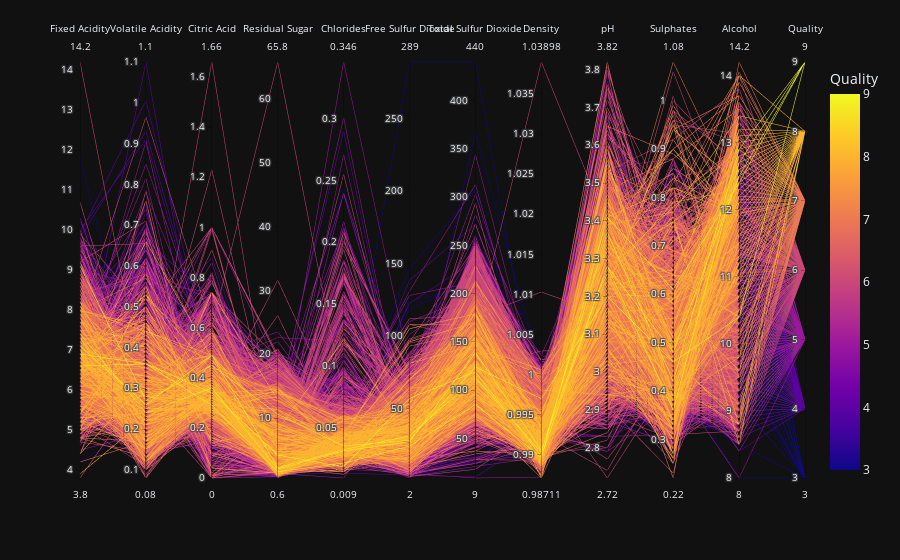

Source (notebook cell):
### Markdown cell above
**White Wine**

### Code cell
df = data2.drop(['wine type'], axis = 1)

fig = px.parallel_coordinates(df, color="quality", labels={
        'fixed acidity': 'Fixed Acidity', 'volatile acidity': 'Volatile Acidity', 'citric acid': 'Citric Acid',
        'residual sugar': 'Residual Sugar', 'chlorides': 'Chlorides', 'free sulfur dioxide': 'Free Sulfur Dioxide',
        'total sulfur dioxide': 'Total Sulfur Dioxide', 'density': 'Density', 'pH': 'pH', 'sulphates': 'Sulphates',
        'alcohol': 'Alcohol', 'quality': 'Quality'},
        color_continuous_scale=px.colors.sequential.Plasma, template='plotly_dark')

fig.show()

### Figure 1 — Plotly figure (JSON) as saved in the notebook; plotly's stock layout.template omitted (floating-point values rounded to 4 significant figures; data arrays with more than 128 entries replaced by an {"elided": "..."} marker saying what was removed)
{"data": [{"dimensions": [{"label": "Fixed Acidity", "values": {"elided": "4898 float values"}}, {"label": "Volatile Acidity", "values": {"elided": "4898 float values"}}, {"label": "Citric Acid", "values": {"elided": "4898 float values"}}, {"label": "Residual Sugar", "values": {"elided": "4898 float values"}}, {"label": "Chlorides", "values": {"elided": "4898 float values"}}, {"label": "Free Sulfur Dioxide", "values": {"elided": "4898 float values"}}, {"label": "Total Sulfur Dioxide", "values": {"elided": "4898 float values"}}, {"label": "Density", "values": {"elided": "4898 float values"}}, {"label": "pH", "values": {"elided": "4898 float values"}}, {"label": "Sulphates", "values": {"elided": "4898 float values"}}, {"label": "Alcohol", "values": {"elided": "4898 float values"}}, {"label": "Quality", "values": {"elided": "4898 int values"}}], "domain": {"x": [0, 1], "y": [0, 1]}, "line": {"color": {"elided": "4898 int values"}, "coloraxis": "coloraxis"}, "name": "", "type": "parcoords"}], "layout": {"coloraxis": {"colorbar": {"title": {"text": "Quality"}}, "colorscale": [[0, "#0d0887"], [0.1111, "#46039f"], [0.2222, "#7201a8"], [0.3333, "#9c179e"], [0.4444, "#bd3786"], [0.5556, "#d8576b"], [0.6667, "#ed7953"], [0.7778, "#fb9f3a"], [0.8889, "#fdca26"], [1, "#f0f921"]]}, "legend": {"tracegroupgap": 0}, "margin": {"t": 60}}}
